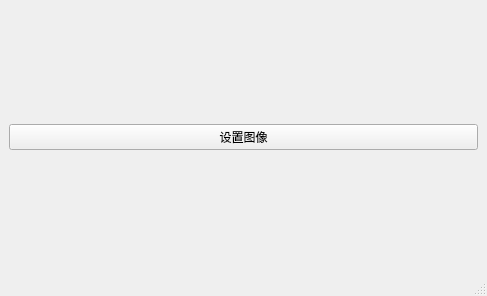
<?xml version="1.0" encoding="UTF-8"?>
<ui version="4.0">
 <class>MainWindow</class>
 <widget class="QMainWindow" name="MainWindow">
  <property name="geometry">
   <rect>
    <x>0</x>
    <y>0</y>
    <width>487</width>
    <height>296</height>
   </rect>
  </property>
  <property name="windowTitle">
   <string>MainWindow</string>
  </property>
  <widget class="QWidget" name="centralwidget">
   <layout class="QVBoxLayout" name="verticalLayout_2">
    <item>
     <widget class="QPushButton" name="btn_image">
      <property name="toolTip">
       <string>hehehe</string>
      </property>
      <property name="text">
       <string>设置图像</string>
      </property>
     </widget>
    </item>
    <item>
     <layout class="QVBoxLayout" name="ver_layout"/>
    </item>
   </layout>
  </widget>
  <widget class="QMenuBar" name="menubar">
   <property name="geometry">
    <rect>
     <x>0</x>
     <y>0</y>
     <width>487</width>
     <height>23</height>
    </rect>
   </property>
  </widget>
  <widget class="QStatusBar" name="statusbar"/>
 </widget>
 <resources/>
 <connections/>
</ui>
